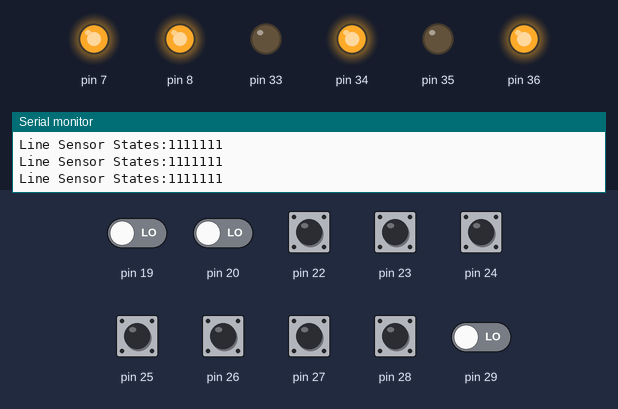
Bench run of a sketch on a simulated Arduino Mega 2560, built with avr-gcc and run on an emulated ATmega2560. Parts: output pins drawn as LEDs (lit = HIGH), the last lines printed to the serial monitor. Inputs (shaded band) come from the test bench; at power-on: pin 22–28 HIGH, pin 19, pin 20, pin 29 LOW.

Above: at 1.2 s.
1.3 s: pin 22 pulled LOW for 0.15 s
At 1.49 s:
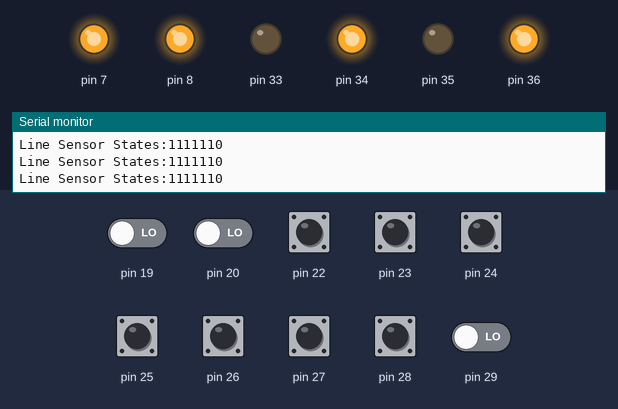
3.1 s: pin 23 pulled LOW for 0.15 s
At 3.27 s:
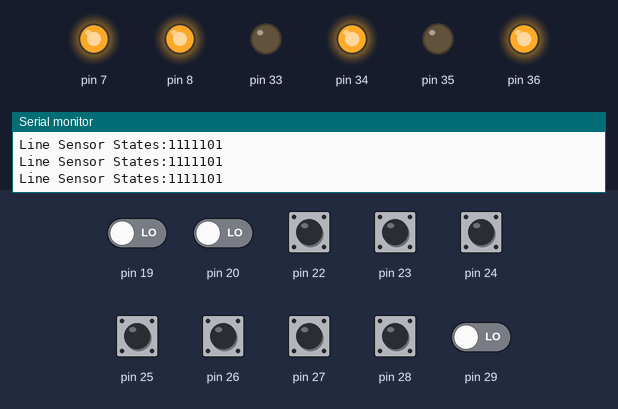
4.9 s: pin 28 pulled LOW for 0.15 s
8.0 s: pin 28 pulled LOW for 1 s
12.0 s: pin 29 driven HIGH
15.0 s: pin 29 driven LOW
Timing chart, 0 to 18.0 s (numbered marks = the images above; inputs shaded):
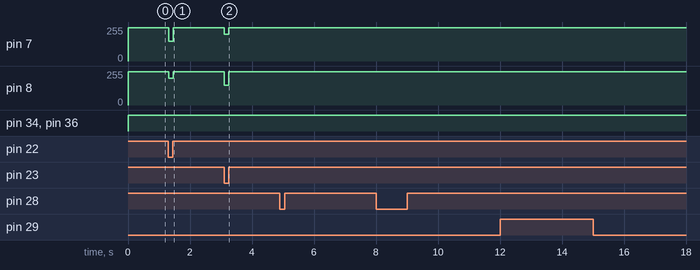

The sketch:

robot.ino
```cpp
#include <MsTimer2.h>
#include "robot.h"

#include "linesensor.h"
#include "move.h"
#include "motor.h"
#include "comms.h"
#include "bluetooth.h"


//Object Constructors
fieldState actualField;

LineSensor lineSensor(LINE_SENSOR_CHARGE_US,LINE_SENSOR_READ_US);
Motor leftMotor(LEFT_ENCODER,LEFT_DRIVE,LEFT_1A,LEFT_2A);
Motor rightMotor(RIGHT_ENCODER,RIGHT_DRIVE,RIGHT_1A,RIGHT_2A);
Move move(BUMPER_PIN, &lineSensor, &leftMotor, &rightMotor);
int i =0;
decisionEng theDecider(&actualField);
btInterface mainBluetooth(&theDecider);
volatile bool beatFlag = 0;

void setup(){

  Serial.begin(9600);
  MsTimer2::set(1000, heartBeat);
  attachInterrupt(leftMotor.interruptPin,leftEncoderISR,CHANGE);
  attachInterrupt(rightMotor.interruptPin,rightEncoderISR,CHANGE);
  MsTimer2::start();
}


void loop(){
  if(mainBluetooth.btRecieve())
  {
    mainBluetooth.btHandle();
  }
  if(beatFlag)
  {
    mainBluetooth.sendHeartbeat();
    if(DEBUG)Serial.println("Timer Tick!");
    beatFlag = 0;
  }
  if(DEBUG) debug(&lineSensor, &leftMotor, &rightMotor, &move);


//move.forward(150, 200, 0);
  if(i == 0) i += move.forward(150, 250, 0);

  if(i == 1) i += move.turn(180, 200);

}


/*** ISRs ***/
//Cannot be class methods!

void rightEncoderISR(){
  rightMotor.count+=2;
}

void leftEncoderISR(){
  leftMotor.count+=2;
}

void heartBeat()
{
  beatFlag = 1;
}
```

bluetooth.cpp
```cpp
#include "bluetooth.h"
//defines termianating character
//we should place this in a definitions file
//as well as change the terminating character to something the standard probably doesn't use
#define TERMINATOR '\0'
btInterface::btInterface(decisionEng* _decider)
{
 this->btID = ID;
 decider = _decider;
 Serial3.begin(115200);
}
bool btInterface::btRecieve(void)
{
 if(Serial3.available())
 {
 uint8_t *btByte = &btBuffer[0];
 while(Serial3.available()<0)
  {
   *btByte = Serial3.read();
   btByte++;
  }
  //*btByte = TERMINATOR;
 return 1;
 }
 return 0;

}

void btInterface::btHandle()
{
  uint8_t *btMessage = &btBuffer[0];
 //error checking, throws exception on error
 if(btBuffer[0] != 0x5f){}
  //debug wrong delimiter here
 uint16_t size;
 uint16_t checksum;
 for(size = 0; size+1 < btBuffer[1]; size++)
 {
  checksum += btMessage[size+2];
 }
 if(size != btMessage[2]){}
  //debug wrong size, possibly incomplete transmission
 if(btMessage[size+2] != (checksum < 0xff)?checksum:0xff){}
  //debug worng checksum, possibly misread transimission
 switch(btMessage[2])
 {
  //this is where we either hanld each bluetooth mesage or we create hooks into
  //functions later in the proghram
  case STORAGE_TUBE:
  decider->state->storage.Byte = btMessage[3]<<4;
  if(DEBUG)
  {
    char dBuffer[20];
    sprintf(dBuffer, "Storage tube %d available", btMessage[3]);
    Serial.println(dBuffer);
  }
  break;
  case SUPPLY_TUBE:
  decider->state->storage.Byte = btMessage[3];
  if(DEBUG)
  {
    char dBuffer[20];
    sprintf(dBuffer, "Storage tube %d available", btMessage[3]);
    Serial.println(dBuffer);
  }
  break;
  case RADIATION_ALERT:
  break;
  case STOP_MOVEMENT:
  break;
  case RESUME_MOVEMENT:
  break;
 }
}
//at this point, data needs a null character to terminate
void btInterface::btSend(btType type, uint8_t *data, uint8_t destination = 0x00)
{
 uint8_t mBuffer[MAX_MESSAGE_SIZE];
 uint8_t *iterator;
 //start delimiter
 mBuffer[0] = 0x5F;
 //message type
 mBuffer[2] = type;
 //source address
 mBuffer[3] = btID;
 //destination address
 mBuffer[4] = destination;
 uint16_t size;
 uint16_t checksum = type + btID + destination;
 //This is where the data is filled and the robot counts the size
 for(size = 0; mBuffer[size] != TERMINATOR; size++)
 {
  mBuffer[5+size] = data[size];

  checksum += (uint16_t)data[size];
 }
 //size byte
 mBuffer[1] = size + 3;
 //checksum
 mBuffer[size + 5] = (checksum < 0xFF)?checksum:0xFF;
 mBuffer[size + 6] = 0x0;
 for(iterator = &mBuffer[0]; *iterator != TERMINATOR; iterator++)
 {
  Serial3.print(*iterator);
 }
}

void btInterface::sendHeartbeat()
{
  //uint8_t data = 0x00;
  //btSend(HEARTBEAT, &data);

  uint8_t pkt[7] = {0x5F, 0x06, 0x07, 0x01, 0x00, 0x00, 0xF1};
  Serial3.write(pkt,7);

  //*/
}
```

bluetooth.h
```cpp
#ifndef ___BLUETOOTH___
#define ___BLUETOOTH___
#define MAX_MESSAGE_SIZE 300
#define ID 0x03
#include <stdint.h>
#include "Arduino.h"
#include "robot.h"
#include "decision.h"
/*************
The purpose of this file is to provide an easy to use interface for sending and
recieving bluetooth messages from the master field coordinator.

Goals:
-abstracted values: all numbers should be hidden from any code using this interface
-Endianess: because these values are being sent to us, and they use terms such as first and in the bluetooth doc, I'm going to treat the messages as big endian.

*******************/

//this is just a buffer enum, it doesn't belong here, but reprents any random buffers we want to hook into
//later
//enum buffer;


//the first step is going to be creating enums for the message types.
//we should also think about adding our own types of messages to this, because we can define our own
//messages and communicate with the robot
enum btType {STORAGE_TUBE = 0x01,
	     SUPPLY_TUBE = 0x02,
	     RADIATION_ALERT = 0x03,
	     STOP_MOVEMENT = 0x04,
	     RESUME_MOVEMENT = 0x05,
	     ROBOT_STATUS = 0x06,
             HEARTBEAT = 0x07};


//another enum for radiation levels
enum btRadiation {SPENT = 0x2C,
		  NEW = 0xFF};
class btInterface
{
 private:
//and another enum for robot status
//this is so dumb that I'm not even going to attempt to come up with names for these, we'll figure it out later
//enum btRobotStatus

//btID should represent our bluetooth id. I made it a variable so that it could be changed on runtime
   uint16_t btID;

   decisionEng *decider;

//this could be our buffer for storing bluetooth messages. We have to make sure we fill them as big
//endian. 300 is just a rounnd number that is above the maximum message size, and is a round number.
//we should reduce this to gain some extra memory, it's kindof absurdly high right now.

  uint8_t btBuffer[300];
//This is the Init function, it should be called during void setup()
 //we should add an exeption to all of these in order to ensure that everyting initializes properly
  void initBluetooth();
//btSend will be fore when the robot has to send out a message. it accepts a message type, and a pointer to
//the message data. I've also decided to include optional destination arguments, however we
//should be able to tell what it should be based on the message type. once again, this should throw an
//exception upon failure
 public:

  btInterface(decisionEng* _decider);
  //returns 1 on recieved message, 0 on no message
  bool btRecieve(void);
  void btSend(btType type, uint8_t *data, uint8_t destination);

//btHandle will handle the bluetooth message. It takes a point16er to a bluetooth message, and optionally
//a point16er to a response buffer (right now It's just a buffer enum, howver it can represent something
//like our action buffer) It should throw an exeption if something went wrong i.e. if the checksum doesn't
//match the message, although if that happens frequently we should use a faster method of error checking
  void btHandle();

  void sendHeartbeat();
   //buffers for the supply and new storage tube data

  friend class decisionEng;
};
#endif
```

comms.cpp
```cpp
#include "comms.h"

void debug(LineSensor *lineSensor, Motor *leftMotor, Motor *rightMotor, Move *move){
    Serial.print("Line Sensor States:");
    Serial.println(lineSensor->state,BIN);
//    Serial.print("Front Button State : ");
//    Serial.println(move->checkBumper());
//    Serial.print("Motor Counts >");
//    Serial.print(" Left : ");
//    Serial.print(leftMotor->count);
//    Serial.print(" Right : ");
//    Serial.println(rightMotor->count);
//    Serial.print("Motor Distances (cm) >");
//    Serial.print(" Left : ");
//    Serial.print(leftMotor->getDistance());
//    Serial.print(" Right : ");
//    Serial.println(rightMotor->getDistance());
}
```

comms.h
```cpp
#ifndef COMMS_H
#define COMMS_H

#include "robot.h"
#include "linesensor.h"
#include "move.h"
#include "motor.h"

void debug(LineSensor*, Motor*, Motor*, Move*);

#endif
```

decision.cpp
```cpp
#include "decision.h"
//some helper functions
//tells the position of a leading bit in a mask
uint8_t leadingByte(Mask _mask)
{
  uint8_t i;
  for(i = 0;  i < 8; i++)
  {
    if(_mask.bitArray[i])
     return i;
  }
  return 0;
}

//tells us the positin of the last bit in a mask
uint8_t precedingByte(Mask _mask)
{
  uint8_t i;
  for(i = 8;  i > 0; i--)
  {
    if(_mask.bitArray[i-1])
     return i;
  }
  return 0;
}

decisionEng::decisionEng(fieldState *_state)
{
 state = _state;
}
//both these functions are dependent on endianess, we will have to debug this
void decisionEng::supplyMessage(uint8_t _mask)
{
 Mask spMask;
 spMask.Byte = _mask;
 int i = 0;
 state->storage.tubes.new1 = spMask.bitArray[i];
 i++;
 state->storage.tubes.new2 = spMask.bitArray[i];
 i++;
 state->storage.tubes.new3 = spMask.bitArray[i];
 i++;
 state->storage.tubes.new4 = spMask.bitArray[i];
}

void decisionEng::spentMessage(uint8_t _mask)
{
 Mask spMask;
 spMask.Byte = _mask;
 int i = 0;
 state->storage.tubes.spent1 = spMask.bitArray[i];
 i++;
 state->storage.tubes.spent2 = spMask.bitArray[i];
 i++;
 state->storage.tubes.spent3 = spMask.bitArray[i];
 i++;
 state->storage.tubes.spent4 = spMask.bitArray[i];

}

uint8_t decisionEng::determineDest()
{

 Mask spentStorageState;
 spentStorageState.Byte = state->storage.Byte & 0B11110000;
 Mask newStorageState;
 newStorageState.Byte = state->storage.Byte & 0B00001111;
 switch (state->clawContents)
 {
  case SPENT_ROD:
   switch (leadingByte(spentStorageState))
   {
    case 1:
    //return spent storage 1
    break;
    case 2:
    //return spent storage 2
    break;
    case 3:
    //return spent storage 3
    break;
    case 4:
    //return spent storage 4
    break;
   }
   break;
  case NEW_ROD:
   if(state->reactorA == NO_ROD){}
    //return reactor A
   else{}
    //return reactor B
   break;
  case NO_ROD:
   if ((state->reactorA == NO_ROD)||(state->reactorB == NO_ROD))
    switch (precedingByte(newStorageState))
    {
     case 1:
     //return new storage 1
     break;
     case 2:
     //return new storage 2
     break;
     case 3:
     //return new storage 3
     break;
     case 4:
     //return new storage 4
     break;
    }
   else if ((state->reactorA == SPENT_ROD)){}
    //return reactor A
   else if ((state->reactorB == SPENT_ROD)){}
    //return reactor B
   else{}
   //this last case will only occur when we have finished all of our actions
   //we can reset the field state here
 }
}
//these are some uncommited changes
```

decision.h
```cpp
#ifndef ___DECISION_____
#define ___DECISION_____
#include <stdint.h>

/*** Enumeratoins ***/
//the enumeration for the contents of our claw and reactor tubes
enum tubeState {NO_ROD = 0x00, SPENT_ROD = 0x2C, NEW_ROD = 0xFF};
/*** Custom Structures ***/
union Mask
{
  uint8_t Byte;
  bool bitArray[7];
  struct{
  bool bit0, bit1, bit2, bit3, bit4, bit5, bit6, bit7;
  }bits;
 //these are specifically here for the field state ussage of this
  struct{
  bool spent4, spent3, spent2, spent1, new1, new2, new3, new4;
  }tubes;
};

//this is a struct so that we can access it outside of the class
struct fieldState
{

 //1 for available, 2 for occupied
 Mask storage;
 //this represents the current content of our claw
 tubeState clawContents, reactorA, reactorB;
};

class decisionEng
{
 private:
  fieldState *state;
 public:
  decisionEng(fieldState *_state);
  void supplyMessage(uint8_t _mask);
  void spentMessage(uint8_t _mask);
  uint8_t determineDest();

  friend class btInterface;
};

#endif
```

linesensor.cpp
```cpp
#include "linesensor.h"
#include "robot.h"
#include "Arduino.h"

LineSensor::LineSensor(){
}

LineSensor::LineSensor(uint16_t _charge, uint16_t _read){
  charge = _charge;
  read = _read;
}

void LineSensor::update(){

  DDRA = B01111111; //Set to output
  PORTA = B01111111; //write to output
  delayMicroseconds(charge); //Wait for a
  DDRA = B00000000; //set to input
  uint32_t time = micros();

  while (micros() - time < read) state = PINA;

  if(state == lastState){
    consecutiveStates++;
    return;
  }
  else {
    consecutiveStates = 0;
    lastState = state;
    frontLeft = state & B00000001;
    frontRight = state & B00000010;
    frontCenter = state & B00000100;
    wingLeft = state & B00001000;
    wingRight = state & B00010000;
    rearRight = state & B00100000;
    rearLeft = state & B01000000;
  }
}

/*#include "sensor.h"

void lineSensor::update(){
  //Returns value from the QRE1113
  //Lower numbers mean more refleacive
  //More than 3000 means nothing was reflected.
  //pinMode( QRE1113_Pin, OUTPUT );
  DDRA = B00111111;
  //digitalWrite( QRE1113_Pin, HIGH );
  PORTA = B00111111;
  delayMicroseconds(CHARGE_MICROS);
  //pinMode( QRE1113_Pin, INPUT );
  DDRA = B00000000;
  long time = micros();

  //time how long the input is HIGH, but quit after 3ms as nothing happens after that
  while (micros() - time < READ_MICROS){
   if(!digitalRead(22)&&!sensor[0]) sensor[0] = 1;
   if(!digitalRead(23)&&!sensor[1]) sensor[1] = 1;
   if(!digitalRead(24)&&!sensor[2]) sensor[2] = 1;
   if(!digitalRead(25)&&!sensor[3]) sensor[3] = 1;
   if(!digitalRead(26)&&!sensor[4]) sensor[4] = 1;
   if(!digitalRead(27)&&!sensor[5]) sensor[5] = 1;
  }
}
void lineSensor::print(){
  int i;
  for(i=0; i<LINE_SENSOR_COUNT; i++){
    Serial.print(sensor[i]);
    sensor[i] = 0;
  }
}
*/
```

linesensor.h
```cpp
/*Code for the QRE1113 Digital board
 *Outputs via the serial terminal - Lower numbers mean more reflected
 *3000 or more means nothing was reflected.
*/

#ifndef LINESENSOR_H
#define LINESENSOR_H

#include <avr/io.h>
#include "robot.h"

class LineSensor{
  public:
  LineSensor();
  LineSensor(uint16_t,uint16_t);
  void update();
  uint8_t state, consecutiveStates;
  uint8_t frontLeft, frontRight, frontCenter, wingLeft, wingRight, rearRight, rearLeft;
  private:
  uint16_t charge, read;
  uint8_t lastState;
};
#endif
```

motor.cpp
```cpp
#include "motor.h"

Motor::Motor(){
}

Motor::Motor(int8_t _encPin, int8_t _drivePin, int8_t _oneA, int8_t _twoA)
{
 pinMode(_oneA, OUTPUT);
 pinMode(_twoA, OUTPUT);
 pinMode(_encPin, INPUT);
 encPin = _encPin;
 drivePin = _drivePin;
 oneA = _oneA;
 twoA = _twoA;
 count = 0;
 interruptPin = (encPin == 2)?0:(encPin == 3)?1:(encPin == 21)?2:(encPin == 20)?3:(encPin == 19)?4:(encPin == 18)?5:0;
}

void Motor::drive(int16_t speed)
{
 if(speed > 0)
 {
  digitalWrite(oneA, 0);
  digitalWrite(twoA, 1);
 }
 else if(speed < 0)
 {
  speed *= -1;
  digitalWrite(twoA, 0);
  digitalWrite(oneA, 1);
 }
 else if(speed == 0)
 {
  digitalWrite(twoA, 0);
  digitalWrite(oneA, 0);
 }
 analogWrite(drivePin, speed);
}

double Motor::getDistance(void){
  return (double)count/ENCODER_CPR*2*PI*WHEEL_RADIUS_CM;
}

void Motor::resetDistance(void){
  count = 0;
}
```

motor.h
```cpp
#ifndef MOTOR_H
#define MOTOR_H

#include "Arduino.h"
#include "robot.h"

class Motor
{
 private:
  uint8_t speed;
  int8_t drivePin, encPin, oneA, twoA;
 public:
  Motor();
  Motor(int8_t _encPin, int8_t _drivePin, int8_t _oneA, int8_t _twoA);
  void drive(int16_t speed);
  double getDistance(void);
  void resetDistance(void);
  volatile int32_t count;
  uint8_t interruptPin;
};


#endif
```

move.h
```cpp
#ifndef __MOVEH__
#define __MOVEH__
#include "Arduino.h"
#include "robot.h"
#include "motor.h"
#include "linesensor.h"


class Move
{
  public:
  uint8_t atIntersection;
  uint8_t currentPosition;  //(x,y)

  Move(uint8_t,LineSensor*, Motor*, Motor*);
  uint8_t followLine(int16_t speed);
  uint8_t checkBumper(void);
  uint8_t turn(int16_t, int16_t); //takes angle from -180 to 180 and speed
  uint8_t forward(double, int16_t, uint8_t);

  /*Takes character representing destination.
   * A and B are reactor tubes. 1-4 is spent rods
   * 4-5 are New rods.
   */
  uint8_t to(uint8_t, int16_t);
  private:
  LineSensor* lineSensor;
  Motor* leftMotor;
  Motor* rightMotor;
  uint8_t bumperPin;
  uint8_t turning, drivingForward, moving; //state transition and terminators.
  int16_t turnTarget;

  volatile uint8_t crossedLines;
  volatile double avgDistance;
  volatile double startDistance;

  uint8_t acceptingCrosses;
};

#endif
```

robot.h
```cpp
/*** Use Options ***/
#define DEBUG 1

/*** Pin Definitions ***/
#define CLAW_SERVO
#define ELEVATOR_SERVO
#define WRIST_SERVO

#define BUMPER_PIN 18
#define BUMPER_INTERRUPT 5

#define LEFT_1A 33
#define LEFT_2A 34
#define LEFT_DRIVE 8

#define RIGHT_1A 35
#define RIGHT_2A 36
#define RIGHT_DRIVE 7

#define LEFT_ENCODER 19
#define RIGHT_ENCODER 20


#define WARNING_LIGHT


/*** Hardware Constants ***/

#define ENCODER_CPR 3200
#define WHEEL_RADIUS_CM 3.4925
#define WHEEL_SPACING_CM 24.130

/*** Tuning Defines ***/
#define RIGHT_LINE_FOLLOW_PROP -0.2
#define LEFT_LINE_FOLLOW_PROP -0.2
#define LINE_SENSOR_CHARGE_US 2  //How long we charge the capacitor
#define LINE_SENSOR_READ_US 10 //How long we wait between
#define LINE_SENSOR_CONSECUTIVE_READS 1


/*** Field Lengths ***/
#define FIELD_X 172
#define FIELD_Y 190
```

Source omitted: move.cpp (4286 bytes)

Measured:
- after the input at 1.3 s, pin 7: 250/255 → 150/255 at once, → 250/255 0.15 s later; pin 8: 250/255 → 200/255 at once, → 250/255 0.15 s later
- after the input at 3.1 s, pin 7: 250/255 → 200/255 at once, → 250/255 0.15 s later; pin 8: 250/255 → 150/255 at once, → 250/255 0.15 s later
